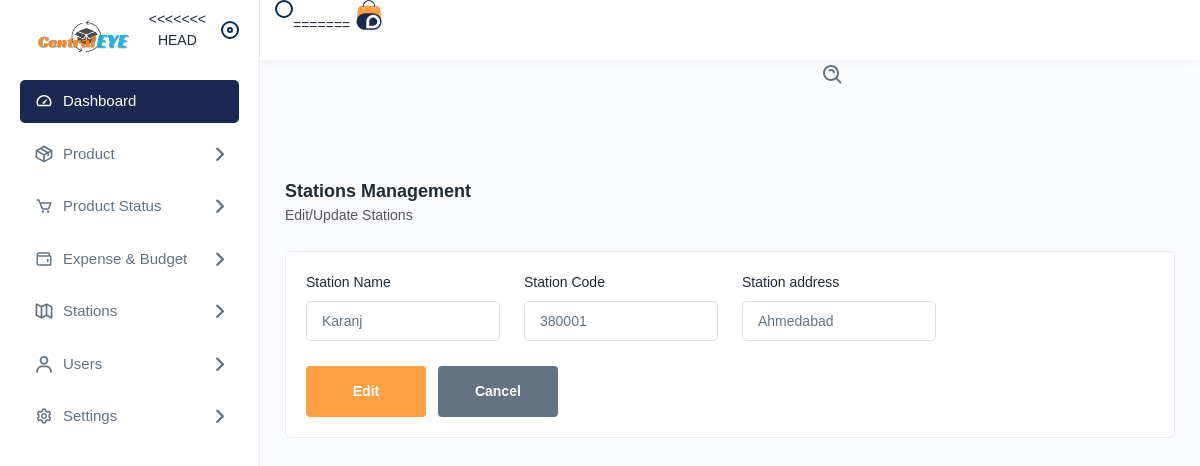
The app's page /editstation/1, older data.
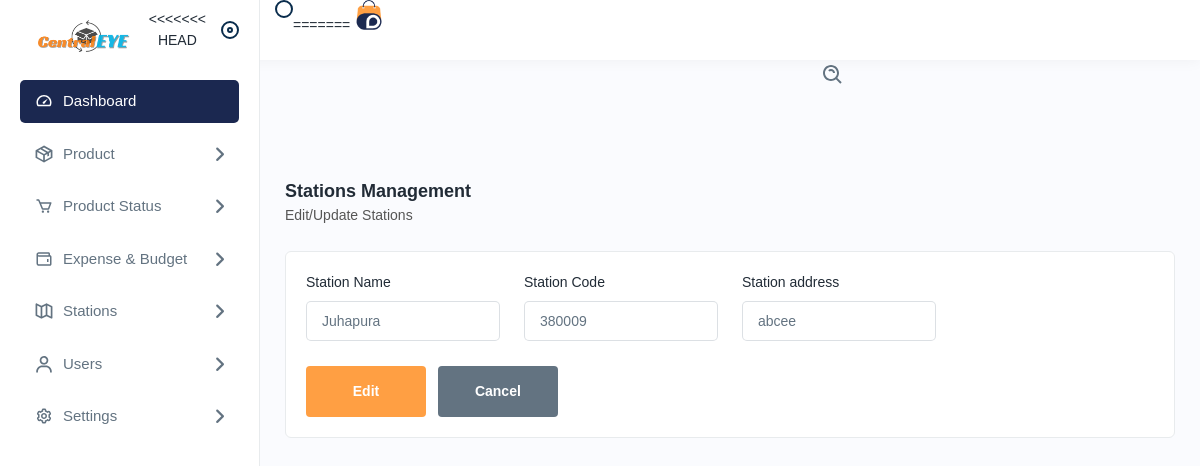
The same page, newer data.
### app/models.py (models this page shows, shortened)
class stationDetails(models.Model):
    station_id = models.IntegerField(primary_key=True)
    station_name = models.CharField(max_length=255)
    station_code = models.CharField(max_length=255)
    station_address = models.CharField(max_length=255)

### app/views.py (the view, shortened to what this page needs)
# urls.py: path('editstation/<int:id>',views.editstation, name='editstation'),
def editstation(request,id):
    station_id = stationDetails.objects.get(station_id=id)
    return render(request,'editstation.html',{'i': station_id})

### templates/editstation.html (shortened to what this page needs)
{% extends 'navbar.html' %}
{% load static %}
{% block body %}
<div class="main-wrapper">
    <div class="page-wrapper">
        <div class="content">
            <div class="page-header">
                <div class="page-title">
                    <h4>Stations Management</h4>
                    <h6>Edit/Update Stations</h6>
                </div>
            </div>
            <div class="card">
                <div class="card-body">
                    <form action="{% url 'editstation' i.station_id  %}" method="post">
                    <div class="row">
                        <div class="col-lg-3 col-sm-6 col-12">
                            <div class="form-group">
                                <label>Station Name</label>
                                <input type="text" name="station_name" value="{{i.station_name}}">
                            </div>
                        </div>
                        <div class="col-lg-3 col-sm-6 col-12">
                            <div class="form-group">
                                <label>Station Code</label>
                                <input type="text" name="station_code" value="{{i.station_code}}">
                            </div>
                        </div>
                        <div class="col-lg-3 col-sm-6 col-12">
                            <div class="form-group">
                                <label>Station address</label>
                                <input type="text" name="station_address" value="{{i.station_address}}">
                            </div>
                        </div>
                        <div class="col-lg-12">
                            <input type="submit" class="btn btn-submit me-2" data-dismiss="modal" value="Edit">
                            <a href="{% url 'stationlist' %}"><input type="submit" class="btn btn-cancel" value="Cancel"></a>
                        </div>
                    </div>
                </form>
                </div>
            </div>
        </div>
    </div>
</div>
{% endblock %}

Row changes from the older to the newer data that the page shows:
changed stationDetails: station_name "Karanj" → "Juhapura"; station_code "380001" → "380009"; station_address "Ahmedabad" → "abcee"
